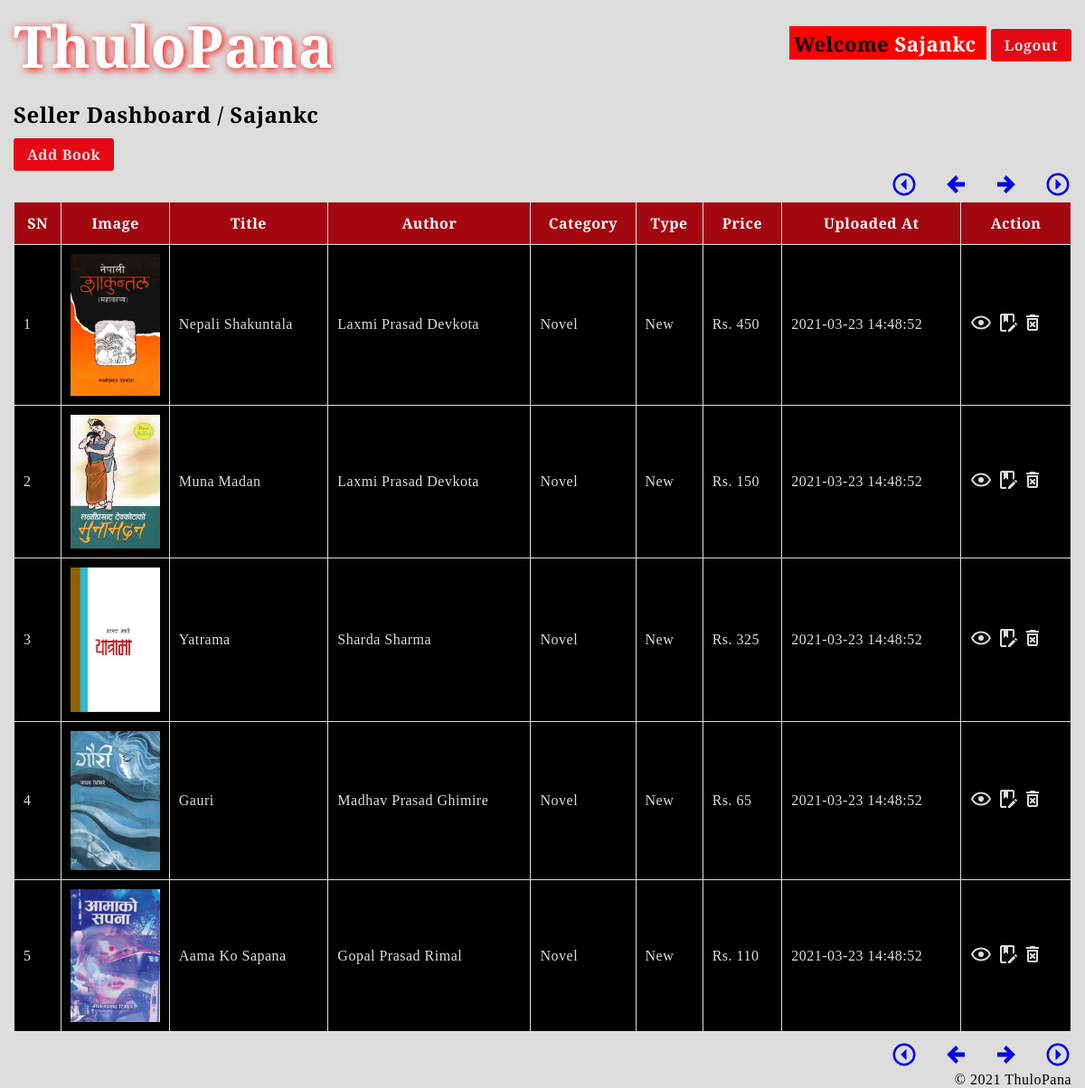
Page /dashboard.php?pageno=2 (signed in) on the committed database.
### tables this page shows
CREATE TABLE IF NOT EXISTS `book` (
  `b_id` INT NOT NULL AUTO_INCREMENT,
  `user_id` INT NOT NULL,
  `isbn` VARCHAR(25) NOT NULL,
  `title` VARCHAR(50) NOT NULL,
  `description` LONGTEXT NOT NULL,
  `author` VARCHAR(200) NOT NULL,
  `category` INT NOT NULL,
  `type` VARCHAR(10) NOT NULL,
  `pages` INT NOT NULL,
  `price` INT NOT NULL,
  `image` LONGTEXT NOT NULL,
  `published_year` INT NOT NULL,
  `uploaded_at` TIMESTAMP DEFAULT CURRENT_TIMESTAMP,
  PRIMARY KEY (`b_id`),
  FOREIGN KEY (`category`) REFERENCES category(`c_id`)
) AUTO_INCREMENT = 35;

CREATE TABLE IF NOT EXISTS `category` (
  `c_id` INT NOT NULL AUTO_INCREMENT,
  `c_name` VARCHAR(30) NOT NULL,
  PRIMARY KEY (`c_id`)
) AUTO_INCREMENT = 20;

### dashboard.php (the view, shortened to what this page needs)
<?php
require_once("includes/dbcon.rec.php");
?>
<!DOCTYPE html>
<html>
<head>
     <?php include_once("includes/head.inc.php"); ?>
</head>
<body>
     <?php include_once("includes/navbar.inc.php"); ?>
     <div class="container">
          <div>
               <h1 style="margin: 10px 0;">Seller Dashboard /
                    <?php if (isset($_SESSION)) {
                         echo ucwords(strtolower($_SESSION['logged_user']));
                    }  ?>
               </h1>
          </div>
          <div class="dashboard__heading">
               <a class="btn-all" href="add-book.php"> Add Book </a>
          </div>
          <div style="overflow-x:auto;">
               <?php include("includes/pagination.inc.php"); ?>
               <table class="userdetails__table">
                    <tr>
                         <th>SN</th>
                         <th>Image</th>
                         <th>Title</th>
                         <th>Author</th>
                         <th>Category</th>
                         <th>Type</th>
                         <th>Price</th>
                         <th>Uploaded At</th>
                         <th>Action</th>
                    </tr>
                    <?php $i = 1;
                    foreach ($res_data as $book) { ?>
                         <?php
                         $q = "SELECT c.c_name FROM book b LEFT JOIN category c ON b.category = c.c_id WHERE b.b_id = :bookid";
                         $stmt = $pdo->prepare($q);
                         $stmt->bindParam(':bookid', $book['b_id']);
                         $stmt->execute();
                         $category = $stmt->fetch();
                         ?>
                         <tr>
                              <td><?php echo $i++; ?></td>
                              <td class="table__image"><?php echo '<img src="images/' . $book['image'] . '" />'; ?></td>
                              <td class="ws__normal"><?php echo ucwords(strtolower($book['title'])) ?></td>
                              <td class="ws__normal"><?php echo ucwords(strtolower($book['author'])) ?></td>
                              <td class="ws__normal"><?php echo ucwords(strtolower($category['c_name'])) ?></td>
                              <td><?php echo ucwords(strtolower($book['type'])) ?></td>
                              <td><?php echo "Rs. " . $book['price'] ?></td>
                              <td><?php echo $book['uploaded_at'] ?></td>
                              <td>
                                   <a class="icon" href="view-book.php?id=<?php echo $book['b_id']; ?>">
                                   </a>
                                   <a class="icon" href="edit-book.php?id=<?php echo $book['b_id']; ?>">
                                   </a>
                                   <?php echo "<a class='icon' onClick=\"javascript: return confirm('Are you sure you want to delete this user ?');\" href='delete-book.php?id=" . $book['b_id'] . "'>"
                                        . '<svg style="width:24px;height:24px" viewBox="0 0 24 24">
                                                     <path fill="currentColor" d="M14.12,10.47L12,12.59L9.87,10.47L8.46,11.88L10.59,14L8.47,16.12L9.88,17.53L12,15.41L14.12,17.53L15.53,16.12L13.41,14L15.53,11.88L14.12,10.47M15.5,4L14.5,3H9.5L8.5,4H5V6H19V4H15.5M6,19A2,2 0 0,0 8,21H16A2,2 0 0,0 18,19V7H6V19M8,9H16V19H8V9Z" />
                                                     </svg>' .
                                        "</a>"; ?>
                              </td>
                         </tr>
                    <?php } ?>
               </table>
               <?php include("includes/pagination.inc.php"); ?>
          </div>
     </div>
     <?php require_once("includes/footer.inc.php"); ?>
</body>
</html>

### css/style.css (style rules this page uses)
* { margin: 0; padding: 0; box-sizing: border-box; }
html { --primary: #ddd; --secondary: #000; --red: #e50914; --dark-red: #a30810; scroll-behavior: smooth; }
body { font-family: "EB Garamond", serif; background-color: var(--primary); font-size: 1rem; font-weight: 400; letter-spacing: 0.5px; }
h1, h2, h3, h4, h5 { color: var(--secondary); font-weight: 700; }
h1 { font-size: 1.5rem; }
a { text-decoration: none; }
img { max-width: 100%; object-fit: cover; display: block; }
.btn-all { background-color: var(--red); font-weight: 700; border-radius: 3px; padding: 7px 15px; min-width: 80px; text-align: center; display: inline-block; -webkit-transition: all ease-in-out 0.3s; transition: all ease-in-out 0.3s; }
.btn-all, .btn-all a { color: #ddd; }
.container { max-width: 1220px; margin: 0 auto; padding: 0 15px; }
.dashboard__heading { display: flex; justify-content: space-between; margin-top: 10px; }
.userdetails__table { width: 100%; border-collapse: collapse; margin: 10px 0; color: var(--primary); background-color: var(--secondary); }
.userdetails__table th, .userdetails__table td { border: 1px solid var(--primary); padding: 10px; white-space: nowrap; }
.userdetails__table th { padding-top: 12px; padding-bottom: 12px; background-color: var(--dark-red); color: white; }
.ws__normal { white-space: normal !important; }
.table__image { max-width: 100px; }
.icon { color: var(--primary); }

### rows in the picture
book: image (picture), title "Nepali Shakuntala", author "Laxmi Prasad Devkota", category.c_name "Novel", type "New", price "450", uploaded_at "2021-03-23 14:48:52"
book: image (picture), title "Muna Madan", author "Laxmi Prasad Devkota", category.c_name "Novel", type "New", price "150", uploaded_at "2021-03-23 14:48:52"
book: image (picture), title "Yatrama", author "Sharda Sharma", category.c_name "Novel", type "New", price "325", uploaded_at "2021-03-23 14:48:52"
book: image (picture), title "Gauri", author "Madhav Prasad Ghimire", category.c_name "Novel", type "New", price "65", uploaded_at "2021-03-23 14:48:52"
book: image (picture), title "Aama Ko Sapana", author "Gopal Prasad Rimal", category.c_name "Novel", type "New", price "110", uploaded_at "2021-03-23 14:48:52"

### other values in the picture
$logged_user "Sajankc"
$_SESSION['logged_user'] "Sajankc"
